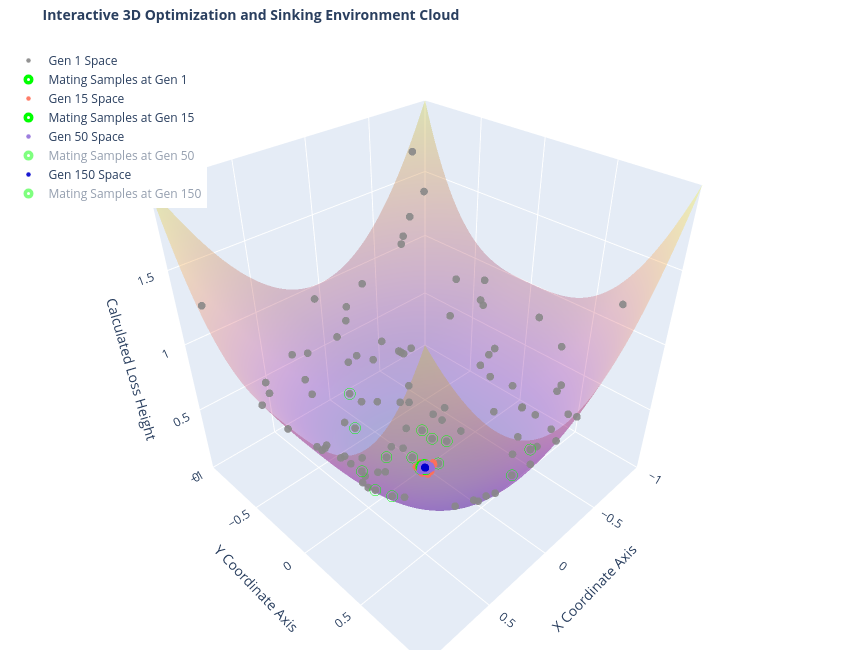

The cell this chart's notebook holds for it:
### Markdown cell above
<div class="alert alert-info" style="color: black;">
    
### AI USE DISCLAIMER & ACADEMIC INTEGRITY COMPLIANCE
In compliance with the [**National University Student Guidelines for Generative AI**](https://resources.nu.edu/ai/ai-guidelines), this project discloses the following tool usage:

* **Conceptual Framing & Brainstorming (AI-Informed):** **Google Gemini** was utilized as a supplemental learning resource to clarify core mathematical and analytical concepts across the assignment questions. 
* **Technical Execution & Boilerplate Generation (AI-Assisted):** **Google Gemini** was used to generate initial code structures and programming boilerplates. These templates were subsequently modified, debugged, and tailored to meet the specific requirements of each question.
* **Human Oversight, Validation Loops & Refinement (Author-Owned):** The author maintained complete conceptual control, process oversight, and ownership of the entire homework scope. All AI-assisted templates, code logic, and conceptual outputs were systematically reviewed and validated by the author to ensure academic accuracy and integrity.
* **Disclosure Statement (AI-Generated):** **Google Gemini** was utilized to structure and audit this text format to fulfill all institutional reporting standards.
</div>

### Code cell
# ANA670 - Week 4 HW - Q1
import numpy as np
import matplotlib.pyplot as plt
import plotly.graph_objects as go

CONFIG = {
    "dimensions": 2,
    "pop_size": 100,         
    "generations": 150,      
    "mutation_scale": 0.02,  
    "bounds": (-1.0, 1.0)    
}

low, high = CONFIG["bounds"]
n = CONFIG["dimensions"]

print("Genetic Algorithm Configuration and Mathematical Equations")
print(f"Target Dimensions to Optimize: {n}")
print(f"Search Space Boundaries: {low} to {high}")
print("1. Loss Function Formula: Loss(x) = sum( |x_i|^(i+1) ) for i = 1 to n")
print("2. Adjusted Loss Formula: Adjusted Loss = Loss(x) - min(Loss)")
print("3. Model Fitness Transformation Formula: Fitness = 1.0 / (Adjusted Loss + 1e-6)")
print("4. Selection Probability Distribution Formula: Weight = Fitness / sum(Fitness)")
print("5. Linear Mutation Decay Formula: Step Size = Base Scale * (1.0 - (Current Generation / Total Generations))")
print("6. Continuous Arithmetic Crossover Formula: Child = alpha * Parent1 + (1.0 - alpha) * Parent2 + Noise")

def calculate_loss(x):
    return sum(np.abs(val)**(pos+2) for pos, val in enumerate(x))

def calculate_probabilities(loss_scores):
    best_loss = np.min(loss_scores)
    adjusted_loss = loss_scores - best_loss + 1e-6
    fitness_scores = 1.0 / adjusted_loss
    selection_weights = fitness_scores / np.sum(fitness_scores)
    weight_variance = np.var(selection_weights)
    max_advantage = np.max(selection_weights) / np.mean(selection_weights)
    return selection_weights, weight_variance, max_advantage

def show_data_table(population, loss_scores, selection_weights, gen):
    print(f"Selection Odds Distribution Matrix for Generation {gen}")
    print(f"{'Rank':<8} | {'Coordinate Vector':<22} | {'Loss Score':<12} | {'Selection Weight':<16}")
    order = np.argsort(loss_scores)
    ranks, idxs = ["Best", "2nd", "3rd", "Worst"], [order[0], order[1], order[2], order[-1]]
    for r, idx in zip(ranks, idxs):
        print(f"{r:<8} | {str(np.round(population[idx], 4)):<22} | {loss_scores[idx]:<12.6f} | {selection_weights[idx]*100:<15.2f}%")

def run_optimization(cfg):
    low_b, high_b = cfg["bounds"]
    population = np.random.uniform(low_b, high_b, (cfg["pop_size"], cfg["dimensions"]))
    loss_history, weight_variance_history = [], []
    snapshots, parent_snapshots = {}, {}
    milestones = [0, 14, 49, cfg["generations"] - 1]
    
    for g in range(cfg["generations"]):
        mutation_step = cfg["mutation_scale"] * (1.0 - (g / cfg["generations"]))
        loss_scores = np.array([calculate_loss(sample) for sample in population])
        selection_weights, var, advantage = calculate_probabilities(loss_scores)
        
        best_idx = np.argmin(loss_scores)
        best_loss = loss_scores[best_idx]
        loss_history.append(best_loss)
        weight_variance_history.append(var)
        
        if g in milestones:
            snapshots[g] = population.copy()
            
        if g == 0 or (g + 1) % 15 == 0 or g == cfg["generations"] - 1:
            print(f"\nGeneration Step {g+1} of {cfg['generations']}")
            print(f"Lowest Loss Score: {best_loss:.6f}")
            print(f"Selection Weight Variance: {var:.6f}")
            print(f"Mutation Step Size: {mutation_step:.4f}")
            print(f"Fittest Model Advantage: {advantage:.2f}x higher reproduction odds")
            show_data_table(population, loss_scores, selection_weights, g+1)
            
        next_gen = [population[best_idx].copy()]
        parents = []
        
        while len(next_gen) < cfg["pop_size"]:
            i1, i2 = np.random.choice(cfg["pop_size"], size=2, p=selection_weights, replace=False)
            p1, p2 = population[i1], population[i2]
            parents.extend([p1.copy(), p2.copy()])
            
            blend = np.random.rand()
            c1 = blend * p1 + (1 - blend) * p2 + np.random.normal(0, mutation_step, cfg["dimensions"])
            c2 = blend * p2 + (1 - blend) * p1 + np.random.normal(0, mutation_step, cfg["dimensions"])
            next_gen.extend([np.clip(c1, low_b, high_b), np.clip(c2, low_b, high_b)])
            
        if g in milestones:
            parent_snapshots[g] = np.array(parents)
        population = np.array(next_gen[:cfg["pop_size"]])
        
    return loss_history, weight_variance_history, snapshots, parent_snapshots
loss_hist, var_hist, frames, parent_frames = run_optimization(CONFIG)

print("\nGenerating Statistical Visualizations")
plt.figure(figsize=(7, 2.5))
plt.plot(loss_hist, color='crimson', linewidth=2)
plt.title('Graph 1: Loss Score Minimization Over Time', fontweight='bold')
plt.xlabel('Generation Matrix Timeline')
plt.ylabel('Minimum Loss (Log Scale)')
plt.yscale('log')
plt.grid(True, linestyle=':', alpha=0.6)
plt.show()

plt.figure(figsize=(7, 2.5))
plt.plot(var_hist, color='dodgerblue', linewidth=2)
plt.title('Graph 2: Selection Probability Weight Variance', fontweight='bold')
plt.xlabel('Generation Matrix Timeline')
plt.ylabel(r'Weight Variance ($\sigma^2$)')
plt.grid(True, linestyle=':', alpha=0.6)
plt.show()

if CONFIG["dimensions"] == 1:
    x_space = np.linspace(low, high, 500)
    y_space = np.abs(x_space)**2
    
    plt.figure(figsize=(7, 2.5))
    plt.plot(x_space, y_space, color='purple', linewidth=2)
    plt.title('Graph 3: True 2D Loss Function Surface Curve', fontweight='bold')
    plt.xlabel('Feature Vector Position')
    plt.ylabel('Loss Value')
    plt.grid(True, alpha=0.4)
    plt.show()
    
    plt.figure(figsize=(7, 3.5))
    plt.plot(x_space, y_space, color='black', alpha=0.15, linestyle='--')
    milestones, names, colors = [0, 14, 49, CONFIG["generations"] - 1], ["Gen 1", "Gen 15", "Gen 50", "Gen 150"], ['gray', 'coral', 'mediumpurple', 'mediumblue']
    for i, gen_idx in enumerate(milestones):
        current_pop = frames[gen_idx][:, 0]
        plt.scatter(current_pop, np.abs(current_pop)**2, color=colors[i], alpha=0.6, label=names[i], s=25)
    plt.title('Graph 4: Sample Population Convergence Along Loss Surface', fontweight='bold')
    plt.xlabel('Feature Vector Position')
    plt.ylabel('Loss Value')
    plt.grid(True, alpha=0.25)
    plt.legend()
    plt.show()

elif CONFIG["dimensions"] == 2:
    x_space = np.linspace(low, high, 100)
    y_space = np.linspace(low, high, 100)
    X, Y = np.meshgrid(x_space, y_space)
    Z = np.abs(X)**2 + np.abs(Y)**3

    fig = plt.figure(figsize=(6, 4))
    ax = fig.add_subplot(111, projection='3d')
    ax.plot_surface(X, Y, Z, cmap='plasma', edgecolor='none', alpha=0.85)
    ax.set_title('Graph 3: True 3D Loss Function Surface Map', fontweight='bold')
    plt.show()

    fig_3d = go.Figure()
    x_surf, y_surf = np.linspace(low, high, 60), np.linspace(low, high, 60)
    X_surf, Y_surf = np.meshgrid(x_surf, y_surf)
    fig_3d.add_trace(go.Surface(x=x_surf, y=y_surf, z=np.abs(X_surf)**2 + np.abs(Y_surf)**3, colorscale='plasma', opacity=0.30, showscale=False))

    milestones, names, colors = [0, 14, 49, CONFIG["generations"] - 1], ["Gen 1 Space", "Gen 15 Space", "Gen 50 Space", "Gen 150 Space"], ['#888888', '#FF6F59', '#9370DB', '#0000CD']
    for i, gen_idx in enumerate(milestones):
        curr_pop, curr_parents = frames[gen_idx], parent_frames[gen_idx]
        p_scores = np.array([calculate_loss(sample) for sample in curr_pop])
        parent_scores = np.array([calculate_loss(sample) for sample in curr_parents])
        fig_3d.add_trace(go.Scatter3d(x=curr_pop[:, 0], y=curr_pop[:, 1], z=p_scores, mode='markers', marker=dict(size=4.5, color=colors[i], opacity=0.9), name=names[i]))
        fig_3d.add_trace(go.Scatter3d(x=curr_parents[:, 0], y=curr_parents[:, 1], z=parent_scores, mode='markers', marker=dict(size=6.5, color='rgba(0,0,0,0)', line=dict(color='#00FF00', width=3.5)), name=f"Mating Samples at Gen {gen_idx+1}", visible="legendonly" if i > 1 else True))
    fig_3d.update_layout(title=dict(text='Interactive 3D Optimization and Sinking Environment Cloud', font=dict(size=14, weight="bold")), scene=dict(xaxis=dict(title='X Coordinate Axis', range=[low, high]), yaxis=dict(title='Y Coordinate Axis', range=[low, high]), zaxis=dict(title='Calculated Loss Height', range=[0, 2.0]), aspectmode='cube'), margin=dict(l=0, r=0, b=0, t=40), width=850, height=650, legend=dict(yanchor="top", y=0.99, xanchor="left", x=0.01))
    fig_3d.show()
else:
    print(f"\nSpatial models cannot render a complex {CONFIG['dimensions']}-dimensional feature vector space on a lower-dimensional grid coordinate layout.")
